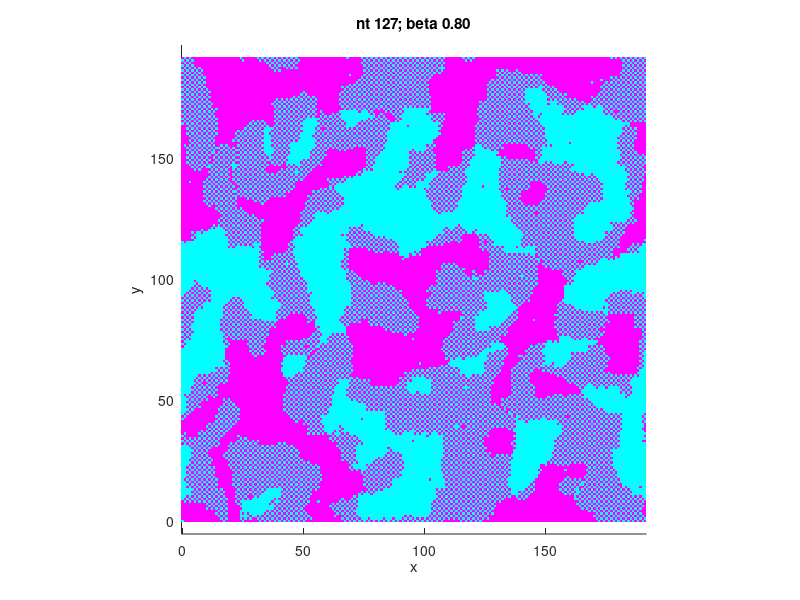

This chart was generated by the following MATLAB code:
function test_ising_1(parameter);

na=0;
if (nargin<1+na); parameter=[]; end; na=na+1;

if isempty(parameter); parameter = struct('type','parameter'); end;
%%%%;
if (~isfield(parameter,'zzz')); parameter.zzz=0; end;
zzz = parameter.zzz;
%%%%;
if (~isfield(parameter,'flag_lattice_hex_vs_car')); parameter.flag_lattice_hex_vs_car=0; end;%0 for square and 1 for hexagon
flag_lattice_hex_vs_car = parameter.flag_lattice_hex_vs_car;
%%%%;
if (~isfield(parameter,'n_x')); parameter.n_x=192; end;% 192*192 squares on each side on the chessboard
n_x = parameter.n_x;
%%%%;
if (~isfield(parameter,'beta')); parameter.beta=0.8; end;% beta = 0.2, 0.8, 0.05
beta = parameter.beta;
%%%%;
if (~isfield(parameter,'h_ext')); parameter.h_ext=+0.0; end;
h_ext = parameter.h_ext;
%%%%;
if (~isfield(parameter,'h_int')); parameter.h_int=+1.0; end;
h_int = parameter.h_int;
%%%%;
if (~isfield(parameter,'n_t')); parameter.n_t=128; end;% time-steps
n_t = parameter.n_t;
%%%%;
if (~isfield(parameter,'n_t_plot')); parameter.n_t_plot=1; end;
n_t_plot = parameter.n_t_plot;
%%%%;
if (~isfield(parameter,'rseed')); parameter.rseed=0; end;
rseed = parameter.rseed;
%%%%;

if (beta<=0); beta = 1e-12; end;
if (n_t< 0); n_t = 0; end;

if flag_lattice_hex_vs_car==0;
n_neighbor = 4;
n_y = n_x;
n_point = n_x*n_y;
point_x_ = zeros(n_point,1);
point_y_ = zeros(n_point,1);
patch_x__ = zeros(n_neighbor,n_point);
patch_y__ = zeros(n_neighbor,n_point);
index_neighbor_row_ = zeros(n_neighbor*n_point,1);
index_neighbor_col_ = zeros(n_neighbor*n_point,1);
na=0;nn=0;
for ny=0:n_y-1;
nyp1 = ny+1; if (nyp1>=n_y); nyp1 = nyp1 - n_y; end;
nyn1 = ny-1; if (nyn1<   0); nyn1 = nyn1 + n_y; end;
for nx=0:n_x-1;
nxp1 = nx+1; if (nxp1>=n_x); nxp1 = nxp1 - n_x; end;
nxn1 = nx-1; if (nxn1<   0); nxn1 = nxn1 + n_x; end;
tab_c00 = nx   + ny  *n_x;
tab_cp0 = nxp1 + ny  *n_x;
tab_cn0 = nxn1 + ny  *n_x;
tab_c0p = nx   + nyp1*n_x;
tab_c0n = nx   + nyn1*n_x;
assert(tab_c00==na);
point_x_(1+tab_c00) = nx  ;
point_y_(1+tab_c00) = ny  ;
patch_x__(1+nn+0) = point_x_(1+tab_c00) + sqrt(0.5)*cos(2*pi*(0+0.5)/4); patch_y__(1+nn+0) = point_y_(1+tab_c00) + sqrt(0.5)*sin(2*pi*(0+0.5)/4);
patch_x__(1+nn+1) = point_x_(1+tab_c00) + sqrt(0.5)*cos(2*pi*(1+0.5)/4); patch_y__(1+nn+1) = point_y_(1+tab_c00) + sqrt(0.5)*sin(2*pi*(1+0.5)/4);
patch_x__(1+nn+2) = point_x_(1+tab_c00) + sqrt(0.5)*cos(2*pi*(2+0.5)/4); patch_y__(1+nn+2) = point_y_(1+tab_c00) + sqrt(0.5)*sin(2*pi*(2+0.5)/4);
patch_x__(1+nn+3) = point_x_(1+tab_c00) + sqrt(0.5)*cos(2*pi*(3+0.5)/4); patch_y__(1+nn+3) = point_y_(1+tab_c00) + sqrt(0.5)*sin(2*pi*(3+0.5)/4);
index_neighbor_row_(1+nn) = tab_c00; index_neighbor_col_(1+nn) = tab_cp0;
nn=nn+1;
index_neighbor_row_(1+nn) = tab_c00; index_neighbor_col_(1+nn) = tab_c0p;
nn=nn+1;
index_neighbor_row_(1+nn) = tab_c00; index_neighbor_col_(1+nn) = tab_cn0;
nn=nn+1;
index_neighbor_row_(1+nn) = tab_c00; index_neighbor_col_(1+nn) = tab_c0n;
nn=nn+1;
na=na+1;
end;%for nx=0:n_x-1;
end;%for ny=0:n_y-1;
end;%if flag_lattice_hex_vs_car==0;
%%%%%%%%;
if flag_lattice_hex_vs_car==1;
dydx = sin(pi/3);
n_neighbor = 6;
n_y = ceil(n_x/dydx); n_y = n_y+mod(n_y,2); %<-- ensure n_y is even. ;
n_point = n_x*n_y;
point_x_ = zeros(n_point,1);
point_y_ = zeros(n_point,1);
patch_x__ = zeros(n_neighbor,n_point);
patch_y__ = zeros(n_neighbor,n_point);
index_neighbor_row_ = zeros(n_neighbor*n_point,1);
index_neighbor_col_ = zeros(n_neighbor*n_point,1);
na=0;nn=0;
for ny=0:n_y-1;
nyp1 = ny+1; if (nyp1>=n_y); nyp1 = nyp1 - n_y; end;
nyn1 = ny-1; if (nyn1<   0); nyn1 = nyn1 + n_y; end;
for nx=0:n_x-1;
nxp1 = nx+1; if (nxp1>=n_x); nxp1 = nxp1 - n_x; end;
nxn1 = nx-1; if (nxn1<   0); nxn1 = nxn1 + n_x; end;
tab_c00 = nx   + ny  *n_x;
tab_cp0 = nxp1 + ny  *n_x;
tab_cpp = nxp1 + nyp1*n_x;
tab_c0p = nx   + nyp1*n_x;
tab_cnp = nxn1 + nyp1*n_x;
tab_cn0 = nxn1 + ny  *n_x;
tab_cnn = nxn1 + nyn1*n_x;
tab_c0n = nx   + nyn1*n_x;
tab_cpn = nxp1 + nyn1*n_x;
assert(tab_c00==na);
point_x00 = nx   + mod(ny  ,2)/2; point_y00 = ny  *dydx;
point_xp0 = nxp1 + mod(ny  ,2)/2; point_yp0 = ny  *dydx;
point_xpp = nxp1 + mod(nyp1,2)/2; point_ypp = nyp1*dydx;
point_x0p = nx   + mod(nyp1,2)/2; point_y0p = nyp1*dydx;
point_xnp = nxn1 + mod(nyp1,2)/2; point_ynp = nyp1*dydx;
point_xn0 = nxn1 + mod(ny  ,2)/2; point_yn0 = ny  *dydx;
point_xnn = nxn1 + mod(nyn1,2)/2; point_ynn = nyn1*dydx;
point_x0n = nx   + mod(nyn1,2)/2; point_y0n = nyn1*dydx;
point_xpn = nxp1 + mod(nyn1,2)/2; point_ypn = nyn1*dydx;
point_x_(1+tab_c00) = nx + mod(ny,2)/2 ;
point_y_(1+tab_c00) = ny*dydx ;
patch_x__(1+nn+0) = point_x_(1+tab_c00) + sqrt(1/3)*cos(2*pi*(0+0.5)/6); patch_y__(1+nn+0) = point_y_(1+tab_c00) + sqrt(1/3)*sin(2*pi*(0+0.5)/6);
patch_x__(1+nn+1) = point_x_(1+tab_c00) + sqrt(1/3)*cos(2*pi*(1+0.5)/6); patch_y__(1+nn+1) = point_y_(1+tab_c00) + sqrt(1/3)*sin(2*pi*(1+0.5)/6);
patch_x__(1+nn+2) = point_x_(1+tab_c00) + sqrt(1/3)*cos(2*pi*(2+0.5)/6); patch_y__(1+nn+2) = point_y_(1+tab_c00) + sqrt(1/3)*sin(2*pi*(2+0.5)/6);
patch_x__(1+nn+3) = point_x_(1+tab_c00) + sqrt(1/3)*cos(2*pi*(3+0.5)/6); patch_y__(1+nn+3) = point_y_(1+tab_c00) + sqrt(1/3)*sin(2*pi*(3+0.5)/6);
patch_x__(1+nn+4) = point_x_(1+tab_c00) + sqrt(1/3)*cos(2*pi*(4+0.5)/6); patch_y__(1+nn+4) = point_y_(1+tab_c00) + sqrt(1/3)*sin(2*pi*(4+0.5)/6);
patch_x__(1+nn+5) = point_x_(1+tab_c00) + sqrt(1/3)*cos(2*pi*(5+0.5)/6); patch_y__(1+nn+5) = point_y_(1+tab_c00) + sqrt(1/3)*sin(2*pi*(5+0.5)/6);
index_neighbor_row_(1+nn) = tab_c00; index_neighbor_col_(1+nn) = tab_cp0;
nn=nn+1;
index_neighbor_row_(1+nn) = tab_c00; index_neighbor_col_(1+nn) = tab_cn0;
nn=nn+1;
index_neighbor_row_(1+nn) = tab_c00; index_neighbor_col_(1+nn) = tab_c0p;
nn=nn+1;
index_neighbor_row_(1+nn) = tab_c00; index_neighbor_col_(1+nn) = tab_c0n;
nn=nn+1;
if (mod(ny,2)==0);
index_neighbor_row_(1+nn) = tab_c00; index_neighbor_col_(1+nn) = tab_cnp;
nn=nn+1;
index_neighbor_row_(1+nn) = tab_c00; index_neighbor_col_(1+nn) = tab_cnn;
nn=nn+1;
end;%if (mod(ny,2)==0);
if (mod(ny,2)==1);
index_neighbor_row_(1+nn) = tab_c00; index_neighbor_col_(1+nn) = tab_cpp;
nn=nn+1;
index_neighbor_row_(1+nn) = tab_c00; index_neighbor_col_(1+nn) = tab_cpn;
nn=nn+1;
end;%if (mod(ny,2)==1);
na=na+1;
end;%for nx=0:n_x-1;
end;%for ny=0:n_y-1;
end;%if flag_lattice_hex_vs_car==1;
%%%%%%%%;
neighbor__ = sparse(1+index_neighbor_row_,1+index_neighbor_col_,1,n_point,n_point);
index_neighbor_nc__ = zeros(n_neighbor,n_point);
tmp_t = tic;
for npoint=0:n_point-1;
%tmp_index_ = find(neighbor__(1+npoint,:)) - 1; %<-- slow. ;
tmp_index_ = find(neighbor__(:,1+npoint)) - 1; %<-- fast. ;
index_neighbor_nc__(:,1+npoint) = tmp_index_;
end;%for npoint=0:n_point-1;
tmp_t = toc(tmp_t); disp(sprintf(' %% access sparse: %0.6fs',tmp_t));
%%%%%%%%;

flag_plot=0;
if flag_plot;
tmp_x__ = reshape(point_x_(1+index_neighbor_col_),[n_neighbor,n_point]);
tmp_y__ = reshape(point_y_(1+index_neighbor_col_),[n_neighbor,n_point]);
figure(1);clf;set(gcf,'Position',1+[0,0,1024,1024]);
markersize_use = 4;
markersize_big = 8;
linewidth_use = 1;
for npoint=0:n_point-1;
clf;
hold on;
plot(point_x_,point_y_,'o','MarkerEdgeColor','k','MarkerFaceColor',0.65*[1,1,1],'MarkerSize',markersize_use);
plot(tmp_x__(:,1+npoint),tmp_y__(:,1+npoint),'h','MarkerEdgeColor','k','MarkerFaceColor','r','MarkerSize',markersize_big);
hold off;
xlabel('x'); ylabel('y');
title(sprintf('npoint %d',npoint));
axis equal;
pause(0.1);
drawnow();
end;%for npoint=0:n_point-1;
end;%if flag_plot;

c_123___ = zeros(1,2,3);
c_123___(1,1+0,:) = [1,0,1];
c_123___(1,1+1,:) = [0,1,1];
rng(rseed);
spin_ = 2*(rand(n_point,1)>0.5)-1;
flag_plot=1;
if flag_plot;
figure(1);clf;set(gcf,'Position',1+[0,0,1024,1024]);
end;%if flag_plot;
for nt=0:n_t-1;
e_same_ = - (h_int*(+spin_.*(neighbor__*spin_)) + h_ext*spin_);
e_flip_ = - (h_int*(-spin_.*(neighbor__*spin_)) - h_ext*spin_);
p_same_ = exp(-beta*e_same_);
p_flip_ = exp(-beta*e_flip_);
p_pick_ = p_flip_./(p_same_ + p_flip_);
%index_upd_ = find(e_flip_<e_same_)-1; %<-- zero temperature limit. ;
index_upd_ = find(rand(n_point,1)< p_pick_) - 1;
spin_(1+index_upd_) = -spin_(1+index_upd_);
if (mod(nt,n_t_plot)==0);
if flag_plot;
clf;
patch(patch_x__,patch_y__,c_123___(1,1+(spin_>0),:),'LineStyle','none');
axis image; 
%axis notick;
xlabel('x'); ylabel('y');
title(sprintf('nt %d; beta %0.2f',nt,beta),'Interpreter','none');
axis equal;
drawnow();
end;%if flag_plot;
end;%if (mod(nt,n_t_plot)==0);
end;%for nt=0:n_t-1;
